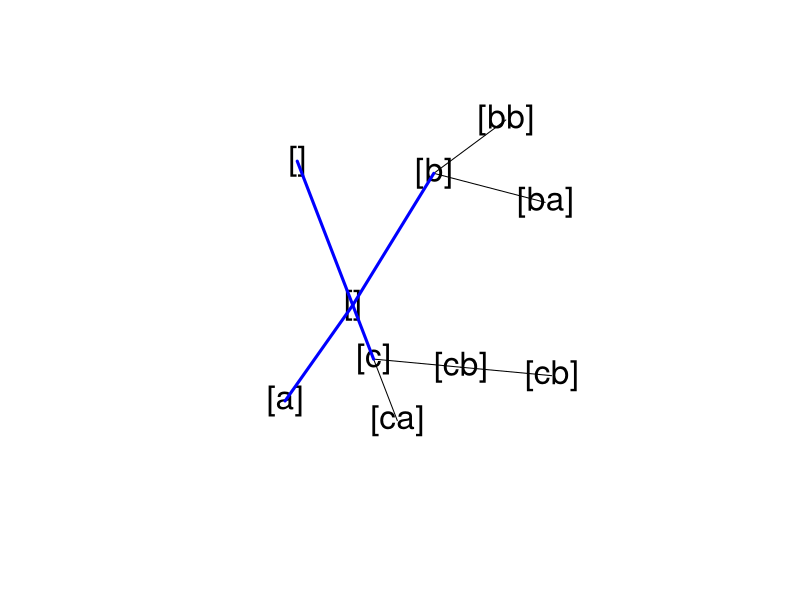

Recreate this plot in R.
library(spatstat)


### Name: treeprune
### Title: Prune Tree to Given Level
### Aliases: treeprune
### Keywords: spatial manip

### ** Examples

  # make a simple tree
  m <- simplenet$m
  m[8,10] <- m[10,8] <- FALSE
  L <- linnet(vertices(simplenet), m)
  plot(L, main="")
  # compute branch labels 
  tb <- treebranchlabels(L, 1)
  tbc <- paste0("[", tb, "]")
  text(vertices(L), labels=tbc, cex=2)
  # prune tree 
  tp <- treeprune(L, root=1, 1)
  plot(tp, add=TRUE, col="blue", lwd=3)
